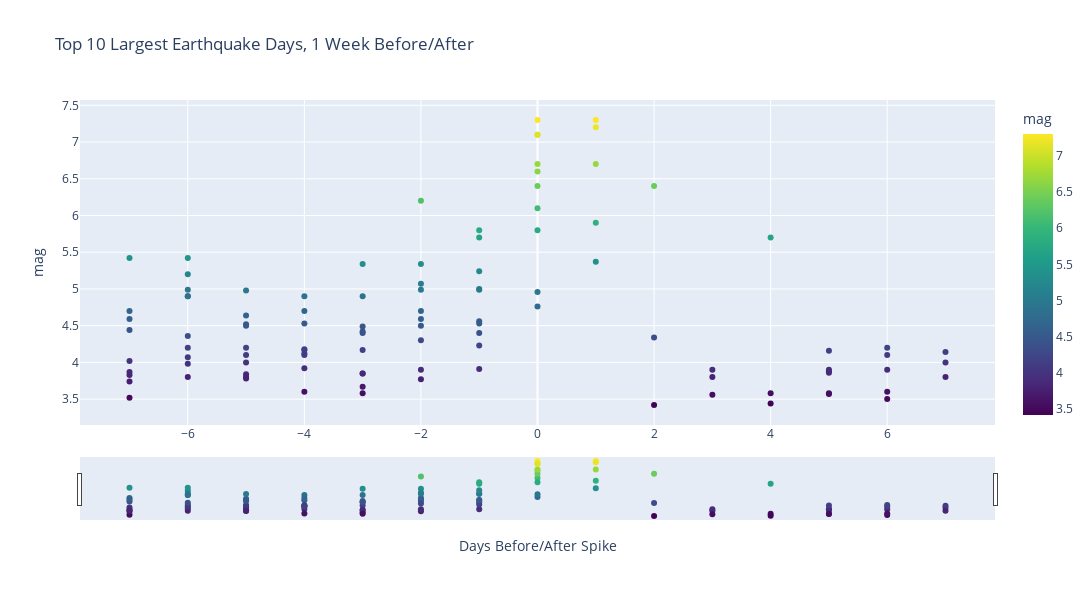

The notebook cell saved with this chart:
### Code cell
one_week = dt.timedelta(days=7)
usgs_grouped_max_top10 = usgs_grouped_counts_top10.sort_values(by='time', ascending=True)

# Initialize an empty DataFrame to store the combined filtered data
filtered_data_df = pd.DataFrame()

# For each of the top 10 "mag" values, extract and combine the data points one week before and after
for index, row in usgs_grouped_max_top10.iterrows():
    current_time = row['time']
    previous_time = current_time - one_week
    next_time = current_time + one_week
    
    filtered_data_before = usgs_grouped_max[(usgs_grouped_max['time'] >= previous_time) & (usgs_grouped_max['time'] < current_time)].copy()
    filtered_data_before['days_until_large_value'] = (current_time - filtered_data_before['time']).dt.days  # Calculate days until the large value
    
    filtered_data_after = usgs_grouped_max[(usgs_grouped_max['time'] <= next_time) & (usgs_grouped_max['time'] >= current_time)].copy()
    filtered_data_after['days_until_large_value'] = (current_time - filtered_data_after['time']).dt.days  # Calculate days until the large value
    
    filtered_data_df = pd.concat([filtered_data_df, filtered_data_before, filtered_data_after])

# Create a Plotly figure
fig = px.scatter(filtered_data_df, x='days_until_large_value', 
              y='mag', 
              title='Top 10 Largest Earthquake Days, 1 Week Before/After',
              color='mag',
              color_continuous_scale='viridis',
              labels={'count': 'Magnitude'},
)
fig.update_layout(
    width=1200,
    height=600,
)

# Add interactivity
fig.update_xaxes(title_text='Days Before/After Spike')
fig.update_xaxes(rangeslider_visible=True)
fig.update_layout(dragmode='pan', hovermode='x')

# Show the interactive plot
fig.show()

### Figure 1 — Plotly figure (JSON) as saved in the notebook; plotly's stock layout.template omitted (floating-point values rounded to 4 significant figures)
{"data": [{"hovertemplate": "days_until_large_value=%{x}<br>mag=%{marker.color}<extra></extra>", "legendgroup": "", "marker": {"color": [6.6, 4.4, 3.77, 3.67, 3.78, 3.98, 3.52, 4, 3.5, 3.86, 3.8, 6.1, 5.7, 6.2, 4.9, 4.9, 4, 4.9, 4.7, 6.7, 4.76, 3.91, 4.5, 3.85, 3.92, 3.84, 5.2, 4.02, 4.14, 3.88, 5.7, 3.9, 3.42, 5.9, 6.4, 5, 4.7, 4.4, 3.6, 4.2, 4.2, 3.74, 3.9, 3.58, 7.3, 5.8, 4.99, 5.34, 4.17, 4.1, 3.8, 5.42, 3.9, 3.58, 7.3, 5.8, 4.99, 5.34, 4.17, 4.1, 3.8, 5.42, 4.44, 4.1, 3.57, 6.7, 5.24, 5.07, 3.85, 4.53, 4.64, 4.07, 4.59, 3.6, 7.1, 4.23, 4.59, 4.49, 4.12, 4.98, 4.99, 4.16, 3.56, 4.34, 7.2, 4.96, 4.56, 4.3, 4.42, 4.7, 4.5, 4.36, 3.87, 3.8, 4.2, 3.44, 6.4, 5.37, 7.1, 4.53, 3.9, 3.58, 4.18, 4.52, 4.9, 3.83], "coloraxis": "coloraxis", "symbol": "circle"}, "mode": "markers", "name": "", "orientation": "v", "showlegend": false, "type": "scatter", "x": [0, -1, -2, -3, -5, -6, -7, 7, 6, 5, 3, 0, -1, -2, -3, -4, -5, -6, -7, 1, 0, -1, -2, -3, -4, -5, -6, -7, 7, 5, 4, 3, 2, 1, 0, -1, -2, -3, -4, -5, -6, -7, 5, 4, 0, -1, -2, -3, -4, -5, -6, -7, 6, 5, 1, 0, -1, -2, -3, -4, -5, -6, -7, 6, 5, 0, -1, -2, -3, -4, -5, -6, -7, 6, 0, -1, -2, -3, -4, -5, -6, 5, 3, 2, 1, 0, -1, -2, -3, -4, -5, -6, -7, 7, 6, 4, 2, 1, 0, -1, -2, -3, -4, -5, -6, -7], "xaxis": "x", "y": [6.6, 4.4, 3.77, 3.67, 3.78, 3.98, 3.52, 4, 3.5, 3.86, 3.8, 6.1, 5.7, 6.2, 4.9, 4.9, 4, 4.9, 4.7, 6.7, 4.76, 3.91, 4.5, 3.85, 3.92, 3.84, 5.2, 4.02, 4.14, 3.88, 5.7, 3.9, 3.42, 5.9, 6.4, 5, 4.7, 4.4, 3.6, 4.2, 4.2, 3.74, 3.9, 3.58, 7.3, 5.8, 4.99, 5.34, 4.17, 4.1, 3.8, 5.42, 3.9, 3.58, 7.3, 5.8, 4.99, 5.34, 4.17, 4.1, 3.8, 5.42, 4.44, 4.1, 3.57, 6.7, 5.24, 5.07, 3.85, 4.53, 4.64, 4.07, 4.59, 3.6, 7.1, 4.23, 4.59, 4.49, 4.12, 4.98, 4.99, 4.16, 3.56, 4.34, 7.2, 4.96, 4.56, 4.3, 4.42, 4.7, 4.5, 4.36, 3.87, 3.8, 4.2, 3.44, 6.4, 5.37, 7.1, 4.53, 3.9, 3.58, 4.18, 4.52, 4.9, 3.83], "yaxis": "y"}], "layout": {"coloraxis": {"colorbar": {"title": {"text": "mag"}}, "colorscale": [[0, "#440154"], [0.1111, "#482878"], [0.2222, "#3e4989"], [0.3333, "#31688e"], [0.4444, "#26828e"], [0.5556, "#1f9e89"], [0.6667, "#35b779"], [0.7778, "#6ece58"], [0.8889, "#b5de2b"], [1, "#fde725"]]}, "dragmode": "pan", "height": 600, "hovermode": "x", "legend": {"tracegroupgap": 0}, "title": {"text": "Top 10 Largest Earthquake Days, 1 Week Before/After"}, "width": 1200, "xaxis": {"anchor": "y", "domain": [0, 1], "rangeslider": {"visible": true}, "title": {"text": "Days Before/After Spike"}}, "yaxis": {"anchor": "x", "domain": [0, 1], "title": {"text": "mag"}}}}
